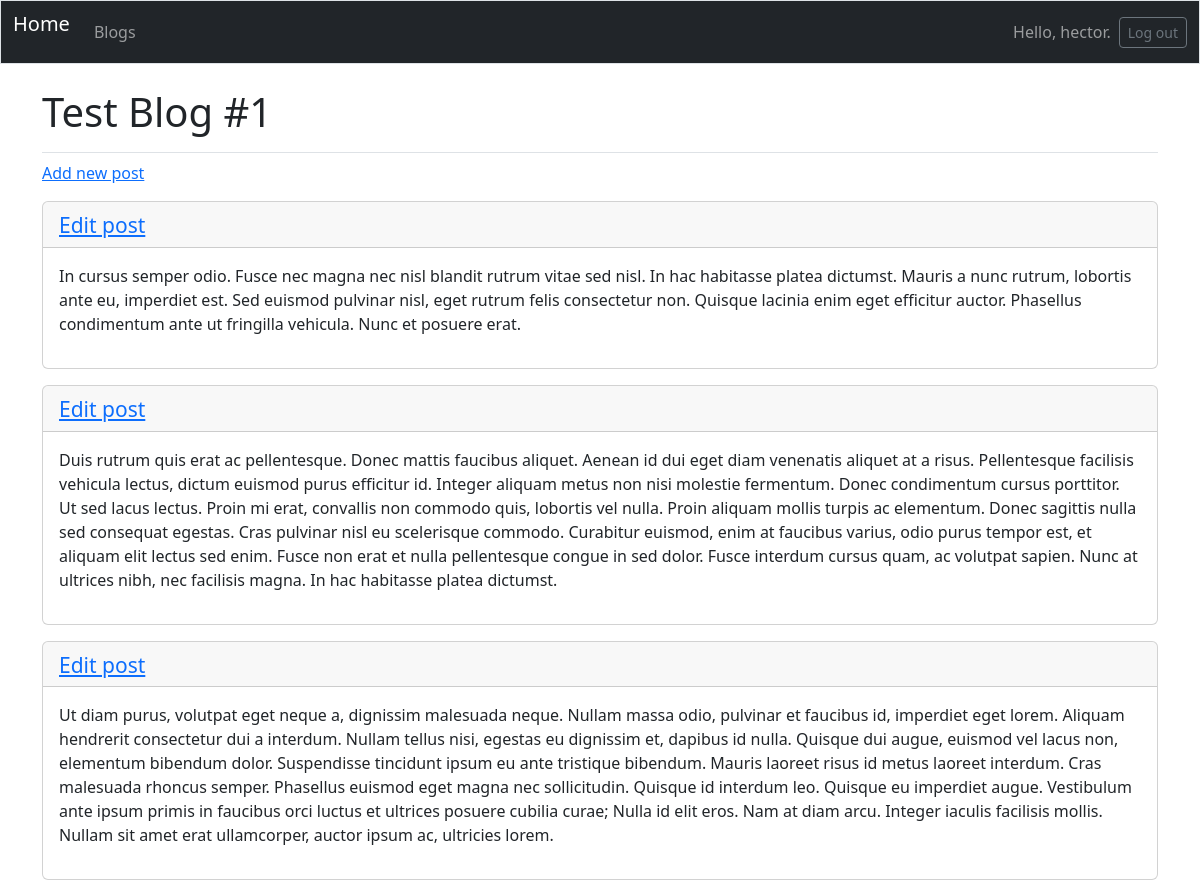
The page /blogs/1/ (signed in) on the database its author committed.
### blogs/models.py (models this page shows, shortened)
class Blog(models.Model):
    text = models.CharField(max_length=200)
    date_added = models.DateTimeField(auto_now_add=True)
    owner = models.ForeignKey(User, on_delete=models.CASCADE)

class Post(models.Model):
    blog = models.ForeignKey(Blog, on_delete=models.CASCADE)
    text = models.TextField()
    date_added = models.DateTimeField(auto_now_add=True)
    class Meta:
        verbose_name_plural = 'posts'

### blogs/views.py (the view)
# urls.py: path('blogs/<int:blog_id>/', views.blog, name='blog'),
@login_required
def blog(request, blog_id):
    blog = Blog.objects.get(id=blog_id)
    check_blog_owner(blog, request)
    posts = blog.post_set.order_by('-date_added')
    context = {'blog': blog, 'posts': posts}
    return render(request, 'blogs/blog.html', context)

### blogs/views.py (called while the page is built)
def check_blog_owner(blog, request):
    if blog.owner != request.user:
        raise Http404

### blogs/templates/blogs/blog.html (shortened to what this page needs)
{% extends 'blogs/base.html' %}
{% block page_header %}
<h1>{{ blog.text }}</h1>
{% endblock page_header %}
{% block content %}
<p>
    <a href="{% url 'blogs:new_post' blog.id %}">Add new post</a>
</p>
{% for post in posts %}
<div class="card mb-3">
    <h4 class="card-header">
        <small>
            <a href="{% url 'blogs:edit_post' post.id %}">Edit post</a>
        </small>
    </h4>
    <div class="card-body">{{ post.text|linebreaks }}</div>
</div>
{% empty %}
<p>There are no posts for this blog.</p>
{% endfor %}
{% endblock content %}

### blogs/templates/blogs/base.html (shortened to what this page needs)
<!DOCTYPE html>
<html lang="en">
<head>
    {% load django_bootstrap5 %}
    {% bootstrap_css %}
</head>
<body>
    <nav class="navbar navbar-expand-md navbar-dark bg-dark mb-4 border">
        <div class="container-fluid">
            <p>
                <a class="navbar-brand" href="{% url 'blogs:index' %}">Home</a>
            <div class="collapse navbar-collapse" id="navbarCollapse">
                <ul class="navbar-nav me-auto mb-2 mb-md-0">
                    <li class="nav-item">
                        <a class="nav-link" href="{% url 'blogs:blogs' %}">Blogs</a>
                    </li>
                </ul>
                <ul class="navbar-nav ms-auto mb-2 mb-md-0">
                    {% if user.is_authenticated %}
                    <li class="nav-item">
                        <span class="navbar-text me-2">Hello, {{ user.username }}.</span>
                    </li>
                    {% endif %}
                </ul>
                {% if user.is_authenticated %}
                <form action="{% url 'accounts:logout' %}" method="post">
                    <button name="submit" class="btn btn-outline-secondary btn-sm">Log out</button>
                </form>
                {% endif %}
            </div>
        </div>
    </nav>
    <main class="container">
        <div class="pb-2 mb-2 border-bottom">
            {% block page_header %}{% endblock page_header %}
        </div>
        <div>
            {% block content %}{% endblock content %}
        </div>
    </main>
</body>
</html>

### rows shown on the page
Blog: text "Test Blog #1"
Post: text "In cursus semper odio. Fusce nec magna nec nisl blandit rutrum vitae sed nisl. In hac habitasse platea dictumst. Mauris a nunc rutrum, lobortis ante eu, imperdiet est. Sed euismod pulvinar nisl, eget rutrum felis consectetur non. Quisque lacinia enim eget efficitur auctor. Phasellus condimentum ante ut fringilla vehicula. Nunc et posuere erat."
Post: text "Duis rutrum quis erat ac pellentesque. Donec mattis faucibus aliquet. Aenean id dui eget diam venenatis aliquet at a risus. Pellentesque facilisis vehicula lectus, dictum euismod purus efficitur id. Integer aliquam metus non nisi molestie fermentum. Donec condimentum cursus porttitor. Ut sed lacus lectus. Proin mi erat, convallis non commodo quis, lobortis vel nulla. Proin aliquam mollis turpis ac elementum. Donec sagittis nulla sed consequat egestas. Cras pulvinar nisl eu scelerisque commodo. Curabitur euismod, enim at faucibus varius, odio purus tempor est, et aliquam elit lectus sed enim. Fusce non erat et nulla pellentesque congue in sed dolor. Fusce interdum cursus quam, ac volutpat…"
Post: text "Ut diam purus, volutpat eget neque a, dignissim malesuada neque. Nullam massa odio, pulvinar et faucibus id, imperdiet eget lorem. Aliquam hendrerit consectetur dui a interdum. Nullam tellus nisi, egestas eu dignissim et, dapibus id nulla. Quisque dui augue, euismod vel lacus non, elementum bibendum dolor. Suspendisse tincidunt ipsum eu ante tristique bibendum. Mauris laoreet risus id metus laoreet interdum. Cras malesuada rhoncus semper. Phasellus euismod eget magna nec sollicitudin. Quisque id interdum leo. Quisque eu imperdiet augue. Vestibulum ante ipsum primis in faucibus orci luctus et ultrices posuere cubilia curae; Nulla id elit eros. Nam at diam arcu. Integer iaculis facilisis…"

### other values the page prints
{{ user.username }} "hector"
